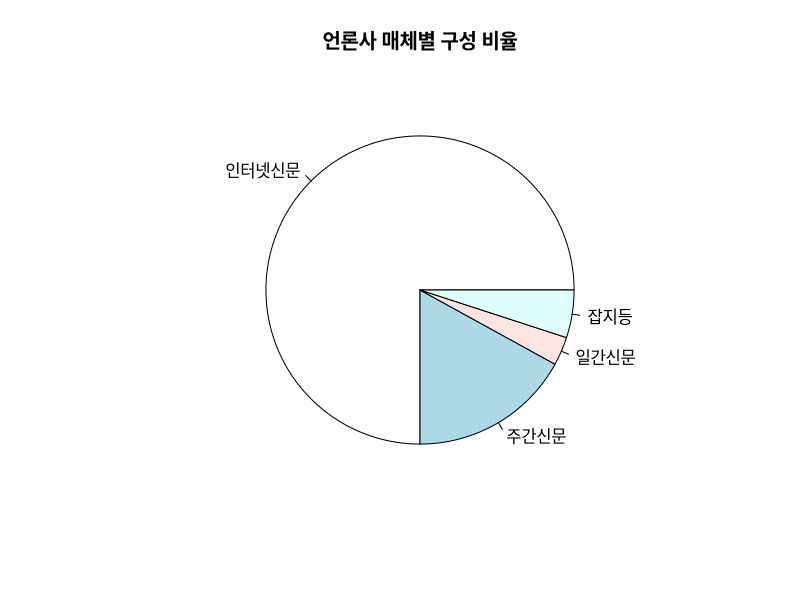
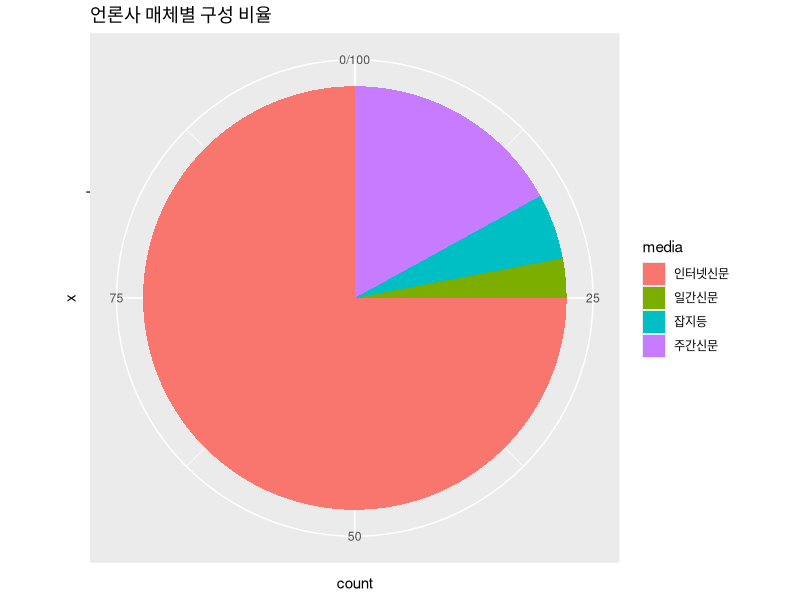

These charts were generated, in order, by the following R code:
## ---- chunk 1
#| collapse: true
# Define slice values and labels
slices <- c(75, 17, 3, 5)
labels <- c("인터넷신문", "주간신문", "일간신문", "잡지등")

# set Korean font for macOS
if (Sys.info()["sysname"] == "Darwin") {
  par(family = "Apple SD 산돌고딕 Neo")
}
# Create a simple pie chart
pie(slices, labels = labels, main = "언론사 매체별 구성 비율")
## ---- chunk 2
#| collapse: true
library(ggplot2)
# Create a data frame
df <- data.frame(
  media = c("인터넷신문", "주간신문", "일간신문", "잡지등"),
  count = c(75, 17, 3, 5)
)

# Create the pie chart using polar coordinates
gr <- ggplot(df, aes(x = "", y = count, fill = media)) +
  geom_bar(stat = "identity", width = 1) +
  coord_polar("y", start = 0)
# clear background, grid, etc. and set Korean font for macOS
gr <- gr +
  if (Sys.info()["sysname"] == "Darwin") {
    theme_set(theme_void(base_family = "Apple SD 산돌고딕 Neo"))
  } else {
    theme_set(theme_void())
  }
gr <- gr + labs(title = "언론사 매체별 구성 비율")
print(gr)
